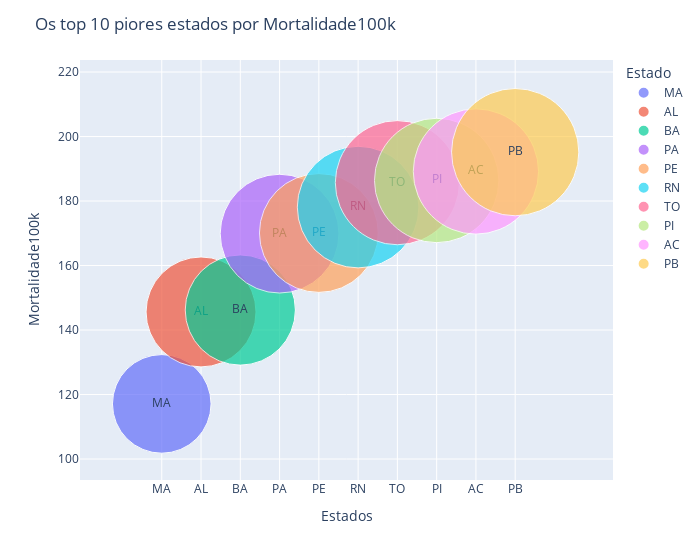

Source (notebook cell):
### Markdown cell above
## Top 10 menor letalidade

### Code cell
def covid_bubble_chart(df, column, n, asc=False):
    df = df.sort_values(column,ascending=asc).copy().head(n)
    fig = px.scatter(df, x="Estado", y=column, size=column, color="Estado",
               text="Estado", size_max=90)
    fig.update_layout(
    title="Os top " + str(n) + ' piores estados por '  + column,
    xaxis_title="Estados",
    yaxis_title=column,
    width = 700
    )
    fig.show();
    
covid_bubble_chart(df_states, 'Mortalidade100k',10, True)

### Figure 1 — Plotly figure (JSON) as saved in the notebook; plotly's stock layout.template omitted (floating-point values rounded to 4 significant figures)
{"data": [{"hovertemplate": "Estado=%{text}<br>Mortalidade100k=%{marker.size}<extra></extra>", "legendgroup": "MA", "marker": {"color": "#636efa", "size": [117.1], "sizemode": "area", "sizeref": 0.02409, "symbol": "circle"}, "mode": "markers+text", "name": "MA", "orientation": "v", "showlegend": true, "text": ["MA"], "type": "scatter", "x": ["MA"], "xaxis": "x", "y": [117.1], "yaxis": "y"}, {"hovertemplate": "Estado=%{text}<br>Mortalidade100k=%{marker.size}<extra></extra>", "legendgroup": "AL", "marker": {"color": "#EF553B", "size": [145.6], "sizemode": "area", "sizeref": 0.02409, "symbol": "circle"}, "mode": "markers+text", "name": "AL", "orientation": "v", "showlegend": true, "text": ["AL"], "type": "scatter", "x": ["AL"], "xaxis": "x", "y": [145.6], "yaxis": "y"}, {"hovertemplate": "Estado=%{text}<br>Mortalidade100k=%{marker.size}<extra></extra>", "legendgroup": "BA", "marker": {"color": "#00cc96", "size": [146.2], "sizemode": "area", "sizeref": 0.02409, "symbol": "circle"}, "mode": "markers+text", "name": "BA", "orientation": "v", "showlegend": true, "text": ["BA"], "type": "scatter", "x": ["BA"], "xaxis": "x", "y": [146.2], "yaxis": "y"}, {"hovertemplate": "Estado=%{text}<br>Mortalidade100k=%{marker.size}<extra></extra>", "legendgroup": "PA", "marker": {"color": "#ab63fa", "size": [169.9], "sizemode": "area", "sizeref": 0.02409, "symbol": "circle"}, "mode": "markers+text", "name": "PA", "orientation": "v", "showlegend": true, "text": ["PA"], "type": "scatter", "x": ["PA"], "xaxis": "x", "y": [169.9], "yaxis": "y"}, {"hovertemplate": "Estado=%{text}<br>Mortalidade100k=%{marker.size}<extra></extra>", "legendgroup": "PE", "marker": {"color": "#FFA15A", "size": [170.1], "sizemode": "area", "sizeref": 0.02409, "symbol": "circle"}, "mode": "markers+text", "name": "PE", "orientation": "v", "showlegend": true, "text": ["PE"], "type": "scatter", "x": ["PE"], "xaxis": "x", "y": [170.1], "yaxis": "y"}, {"hovertemplate": "Estado=%{text}<br>Mortalidade100k=%{marker.size}<extra></extra>", "legendgroup": "RN", "marker": {"color": "#19d3f3", "size": [178.1], "sizemode": "area", "sizeref": 0.02409, "symbol": "circle"}, "mode": "markers+text", "name": "RN", "orientation": "v", "showlegend": true, "text": ["RN"], "type": "scatter", "x": ["RN"], "xaxis": "x", "y": [178.1], "yaxis": "y"}, {"hovertemplate": "Estado=%{text}<br>Mortalidade100k=%{marker.size}<extra></extra>", "legendgroup": "TO", "marker": {"color": "#FF6692", "size": [185.7], "sizemode": "area", "sizeref": 0.02409, "symbol": "circle"}, "mode": "markers+text", "name": "TO", "orientation": "v", "showlegend": true, "text": ["TO"], "type": "scatter", "x": ["TO"], "xaxis": "x", "y": [185.7], "yaxis": "y"}, {"hovertemplate": "Estado=%{text}<br>Mortalidade100k=%{marker.size}<extra></extra>", "legendgroup": "PI", "marker": {"color": "#B6E880", "size": [186.4], "sizemode": "area", "sizeref": 0.02409, "symbol": "circle"}, "mode": "markers+text", "name": "PI", "orientation": "v", "showlegend": true, "text": ["PI"], "type": "scatter", "x": ["PI"], "xaxis": "x", "y": [186.4], "yaxis": "y"}, {"hovertemplate": "Estado=%{text}<br>Mortalidade100k=%{marker.size}<extra></extra>", "legendgroup": "AC", "marker": {"color": "#FF97FF", "size": [189.2], "sizemode": "area", "sizeref": 0.02409, "symbol": "circle"}, "mode": "markers+text", "name": "AC", "orientation": "v", "showlegend": true, "text": ["AC"], "type": "scatter", "x": ["AC"], "xaxis": "x", "y": [189.2], "yaxis": "y"}, {"hovertemplate": "Estado=%{text}<br>Mortalidade100k=%{marker.size}<extra></extra>", "legendgroup": "PB", "marker": {"color": "#FECB52", "size": [195.2], "sizemode": "area", "sizeref": 0.02409, "symbol": "circle"}, "mode": "markers+text", "name": "PB", "orientation": "v", "showlegend": true, "text": ["PB"], "type": "scatter", "x": ["PB"], "xaxis": "x", "y": [195.2], "yaxis": "y"}], "layout": {"legend": {"itemsizing": "constant", "title": {"text": "Estado"}, "tracegroupgap": 0}, "margin": {"t": 60}, "title": {"text": "Os top 10 piores estados por Mortalidade100k"}, "width": 700, "xaxis": {"anchor": "y", "categoryarray": ["MA", "AL", "BA", "PA", "PE", "RN", "TO", "PI", "AC", "PB"], "categoryorder": "array", "domain": [0, 1], "title": {"text": "Estados"}}, "yaxis": {"anchor": "x", "domain": [0, 1], "title": {"text": "Mortalidade100k"}}}}
